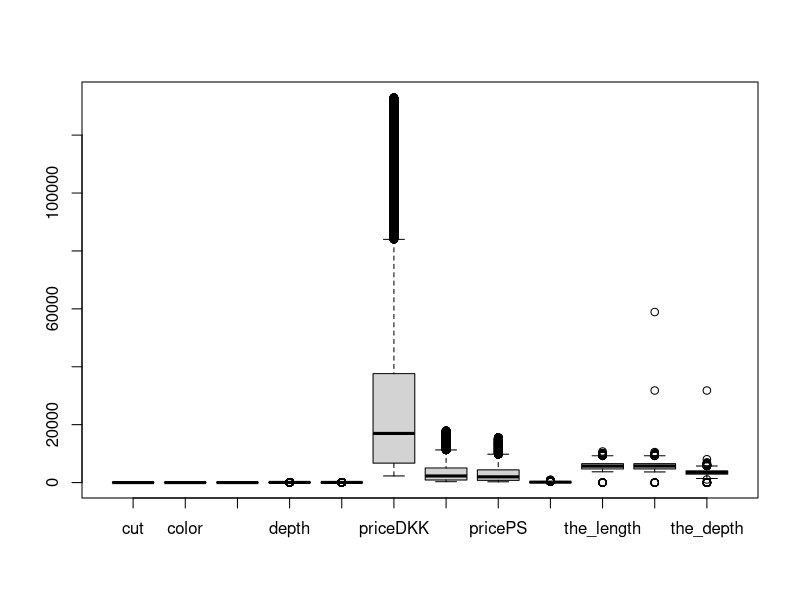
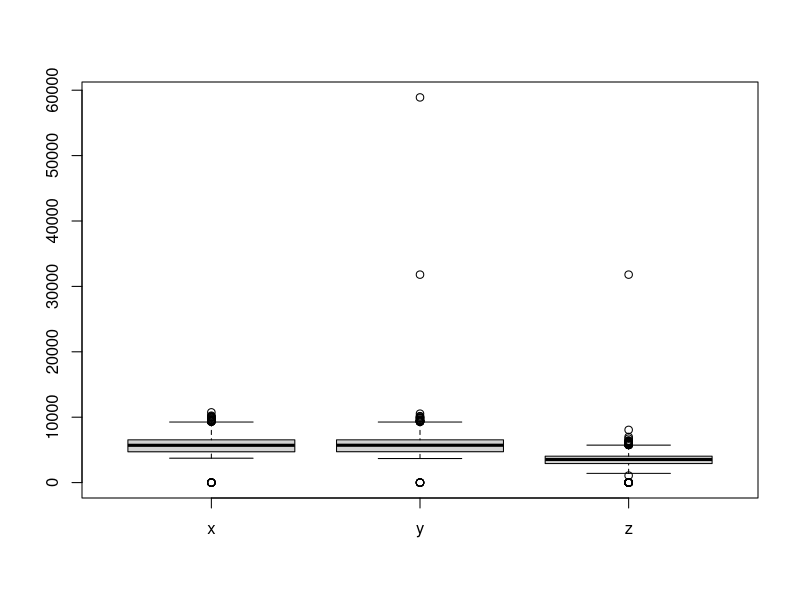
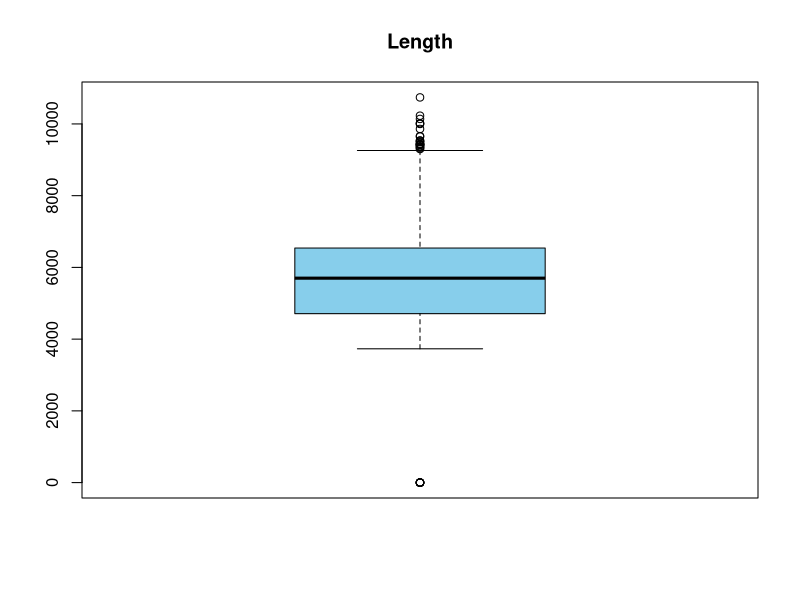
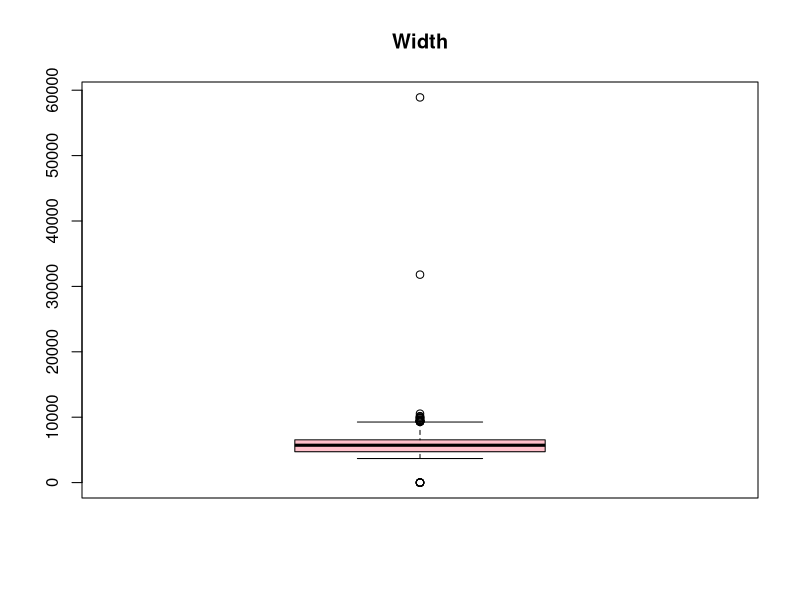
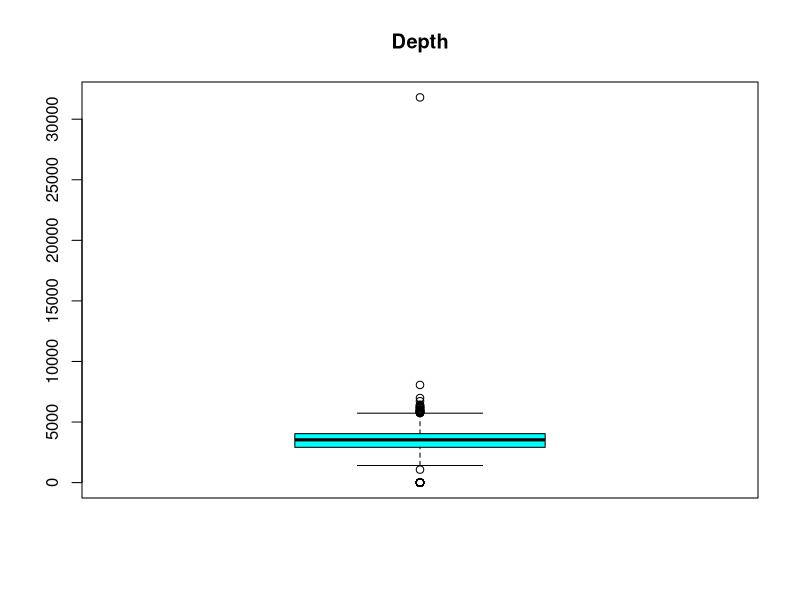
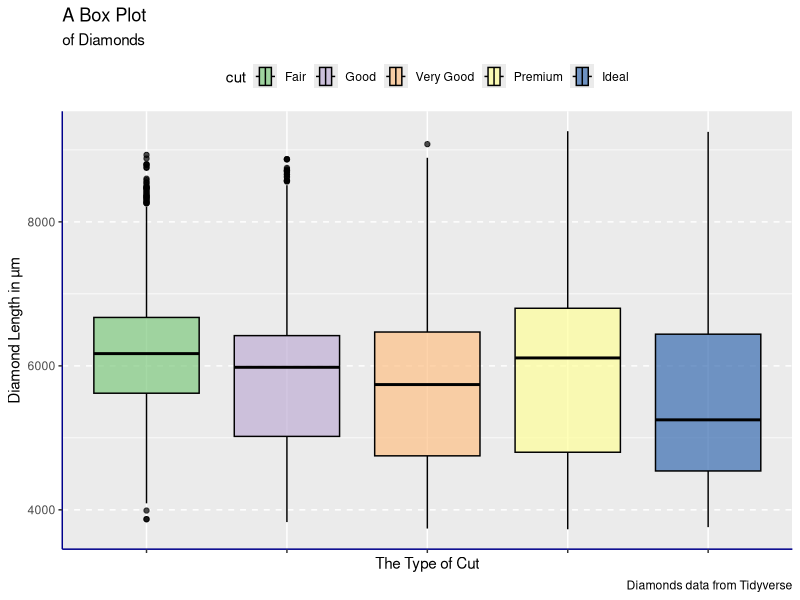
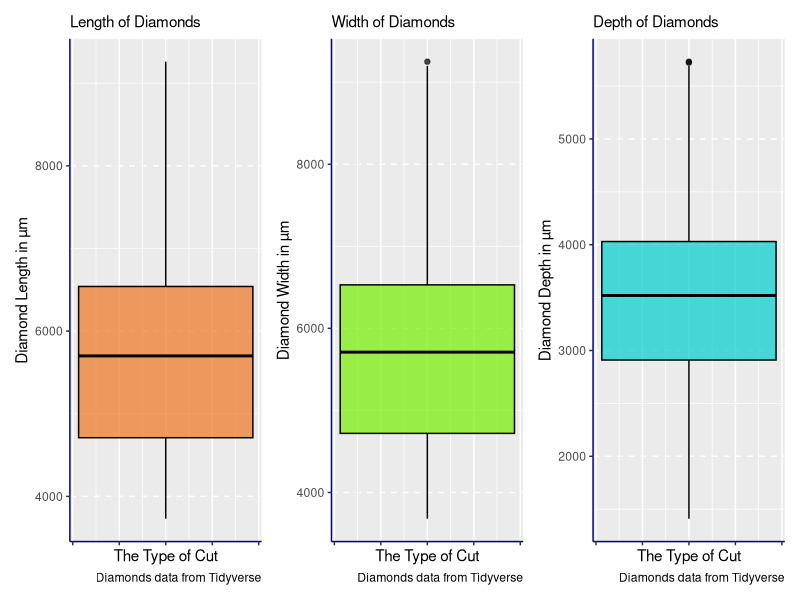

Source code (R) for these figures, in order: (Note: this script raises an error after producing the figures.)
#rm(list=ls())
#dev.off()

# setwd("C:/Users/Alessandro/Desktop/PIETRO/Università/3_Machine Learning and Data Mining/Exercises/02450Toolbox_R")

#---------------------
# Access the Libraries
#---------------------
library(tidyverse)
library(magrittr)
library(forcats)
library(patchwork)
library(ggplot2)
library(glmnet)
library(caret) # Package for Cross-Validation
library(rpart) # Package for decision tree
library(knitr)
library(kableExtra)
#source("setup.R") # Contained in the R_toolbox

#---------------------
# Functions
#---------------------

determine_outliers <- function(group) {
  
  # ----- See 5 quantiles. 
  q <- quantile(group, type = 2)
  cat("QUARTILES:\nThe five quartiles at\n 0%   25 %   50 %   75 %   100 % are:\n",
      q[1]," ", q[2]," ", q[3]," ",q[4]," ", q[5]," ","\n\n")
  
  # ----- See Percentiles. 
  d <- quantile(group, c(0.25, 0.75) , type = 2)
  cat("PERCENTILES:\n25%,  75%\n", d[1]," ", d[2], " ","\n\n")
  
  # ----- Calculate Interquartile Range. 
  that_iqr <- IQR(group, type = 2)
  cat("The interquartile range is :", that_iqr, "\n\n")
  
  
  Q <- quantile(group, probs=c(.25, .75), na.rm = FALSE)
  iqr <- IQR(group)
  
  # ----- Calculate Upper and Lower Limits
  # Anything beyond the upper and lower limit are outliers. 
  upper_limit <- Q[2] + 1.5*iqr 
  lower_limit <- Q[1] - 1.5*iqr 
  cat("The upper limit is: ",upper_limit, "\n")
  cat("The lower limit is: ",lower_limit, "\n")
}


#---------------------
# Load the Data 
#---------------------
data(diamonds)
?diamonds
  
#---------------------
# See the Data 
#---------------------
diamonds

#---------------------
# Transform the Data
#---------------------
# - price Conversion from USD($) to DKK, Euro & Pound Sterling(£)

diamonds_price <- diamonds %>%  
  mutate(
    priceDKK = price * 7.066874,
    priceEuro = round((price * 0.949312),1),
    pricePS = round((price * 0.824538), 1))

#- Remove the USD($) variable. 
diamonds_price <- diamonds_price %>% 
  select(-price)


#diamonds_price

# - carat conversion to milligrams in weight
diam_conv_weight <- diamonds_price %>% 
  mutate(carat_mg = carat * 200) 

# - Remove the carat variable. 
diam_milligram <- diam_conv_weight %>% 
  select(-carat)

#diam_milligram

# - X,Y,Z conversion from millimeters (mm) to micrometers(µm)
diamonds_conv <- diam_milligram %>% 
  mutate(the_length = x * 1000,
         the_width = y * 1000,
         the_depth = z * 1000) 

# - Remove the x,y and z variables. 
new_diamonds_data <- diamonds_conv %>% 
  select(- c(x,y,z))

new_diamonds_data

#---------------------
# Detect Outliers
#---------------------

# Quantile Finds the 25th and 75th Percentile of the data. 
# IQR Finds the interquartile range.
# Find the cut off ranges, beyond which all points are outliers. 
# Remove points beyond the ranges from the dataset. 

boxplot(new_diamonds_data)$out

boxplot(data.frame(x= new_diamonds_data$the_length,
                   y= new_diamonds_data$the_width,
                   z= new_diamonds_data$the_depth))
#---------------------
boxplot(c(x = new_diamonds_data$the_length), 
        col= "skyblue",
        family = "Avenir",
        main = "Length")


determine_outliers(new_diamonds_data$the_length)
# quantile(new_diamonds_data$the_length, probs=c(.25, .75), na.rm = FALSE)
# IQR(new_diamonds_data$the_length)
#---------------------

boxplot(c(x = new_diamonds_data$the_width), 
        col= "pink",
        main = "Width",  
        family = "Avenir")


determine_outliers(new_diamonds_data$the_width)
# quantile(new_diamonds_data$the_width, probs=c(.25, .75), na.rm = FALSE)
# IQR(new_diamonds_data$the_width)

#---------------------
boxplot(c(x = new_diamonds_data$the_depth), 
        col= "cyan",
        main = "Depth"
)


determine_outliers(new_diamonds_data$the_depth)
# quantile(new_diamonds_data$the_depth, probs=c(.25, .75), na.rm = FALSE)
# IQR(new_diamonds_data$the_depth)

#---------------------
# View Outliers
#---------------------

# Length : 
# The upper limit is:  9285 
# The lower limit is:  1965 

# Width:
# The upper limit is:  9270 
# The lower limit is:  1990 

# Depth : 
# The upper limit is:  5735 
# The lower limit is:  1215
#new_diamonds_data

# new_diamonds_data %>% filter (the_length > 9285)
# new_diamonds_data %>% filter (the_length < 1965)
# 
# new_diamonds_data %>% filter (the_width > 9270)
# new_diamonds_data %>% filter (the_width < 1990)
# 
# new_diamonds_data %>% filter (the_depth > 5735)
# new_diamonds_data %>% filter (the_depth < 1215)

#---------------------
# Remove Outliers
#---------------------
# Extract the part of the dataset between the upper and lower ranges leaving out the outliers.

clean_diamonds_data <- new_diamonds_data %>% 
  filter(the_length < 9285) %>%  # 53,916
  filter(the_length > 1965) %>%  # 53,908
  filter(the_width < 9270) %>%   # 53,896
  filter(the_width > 1990) %>%  
  filter(the_depth < 5735) %>%   # 53,892
  filter(the_depth > 1215)       # 53,879




clean_diamonds_data

clean_diamonds_data <- clean_diamonds_data %>% 
  mutate(cut = forcats::as_factor(cut),
         color = forcats::as_factor(color),
         clarity = forcats::as_factor(clarity))

#---------------------
# The Data Set  -->>>>
#---------------------

clean_diamonds_data

#---------------------
# The Data Set <<<---
#---------------------



#---------------------
# Data Visualisation
#---------------------
clean_diamonds_data  %>% 
  ggplot(mapping = aes(x = the_length, y = cut, fill = cut))+
  coord_flip() + 
  geom_boxplot(colour = "black", alpha = 0.7)+
  scale_fill_brewer(palette="Accent")+
  #facet_wrap(~ cut)+
  theme(
    legend.position = "top",
    axis.line = element_line(colour = "darkblue"),
    panel.grid.major.y = element_line(linetype = "dashed"),
    axis.text.x = element_blank())+
  labs(
    title = "A Box Plot",
    subtitle = "of Diamonds",
    x = "Diamond Length in µm",
    y = "The Type of Cut",
    caption = "Diamonds data from Tidyverse"
  )


a <- clean_diamonds_data  %>% 
  ggplot(mapping = aes(x = the_length))+
  coord_flip() + 
  geom_boxplot(colour = "black", fill = "chocolate2", alpha = 0.7)+
  scale_fill_brewer(palette="Accent")+
  theme(
    legend.position = "top",
    axis.line = element_line(colour = "darkblue"),
    panel.grid.major.y = element_line(linetype = "dashed"),
    axis.text.x = element_blank())+
  labs(
    #title = "A Box Plot",
    subtitle = "Length of Diamonds",
    x = "Diamond Length in µm",
    y = "The Type of Cut",
    caption = "Diamonds data from Tidyverse"
  )


b <- clean_diamonds_data  %>% 
  ggplot(mapping = aes(x = the_width))+
  coord_flip() + 
  geom_boxplot(colour = "black", fill = "chartreuse2", alpha = 0.7)+
  scale_fill_brewer(palette="Accent")+
  theme(
    legend.position = "top",
    axis.line = element_line(colour = "darkblue"),
    panel.grid.major.y = element_line(linetype = "dashed"),
    axis.text.x = element_blank())+
  labs(
    # title = "A Box Plot",
    subtitle = "Width of Diamonds",
    x = "Diamond Width in µm",
    y = "The Type of Cut",
    caption = "Diamonds data from Tidyverse"
  )

c <- clean_diamonds_data  %>% 
  ggplot(mapping = aes(x = the_depth))+
  coord_flip() + 
  geom_boxplot(colour = "black", fill = "cyan3",alpha = 0.7)+
  scale_fill_brewer(palette="Accent")+
  theme(
    legend.position = "top",
    axis.line = element_line(colour = "darkblue"),
    panel.grid.major.y = element_line(linetype = "dashed"),
    axis.text.x = element_blank())+
  labs(
    #title = "A Box Plot",
    subtitle = "Depth of Diamonds",
    x = "Diamond Depth in µm",
    y = "The Type of Cut",
    caption = "Diamonds data from Tidyverse"
  )

# ------ Show Collective plots 
a | b | c

#---------------------
# Q1
#---------------------

# Aim: predict the price based on (some) other attributes. 

clear_diamonds_data <- clean_diamonds_data %>% 
  select(-c(cut,color,clarity,priceDKK, priceEuro, pricePS))


clear_diamonds_data

# Create a mean of 0 and sd of 1. 
scale_diamonds_data <- scale(clear_diamonds_data, 
                             center = TRUE, 
                             scale = TRUE) %>% 
  as_tibble()


# Assuming you have two data frames: scaled_diamonds_data and clean_diamonds_data

# Combine the columns from both data frames
scaled_diamonds_data <- cbind(Price = clean_diamonds_data$pricePS, scale_diamonds_data)
scaled_diamonds_data
#---------------------
# Training the Model
#---------------------

# Percentage of data to allocate for training (e.g., 80%)
train_percent <- 0.8

# make the index vector for splitting the data 
train_indices <- caret::createDataPartition(scaled_diamonds_data$Price,
                                            p = train_percent, 
                                            list = FALSE)

# Create training and holdout (test) sets
train_data <- scaled_diamonds_data[train_indices, ]
test_data <- scaled_diamonds_data[-train_indices, ]
train_data
test_data

# ----------------------------------------------------------------
#                       Split Training and Test Data
# ----------------------------------------------------------------


# The Train Data Split
X_train <- train_data %>% 
  select(-Price)

head(X_train)

y_train <- train_data %>% 
  select(Price)

head(y_train)

# The Test Data - split

X_test <- test_data %>% 
  select(-Price)
head(X_test)


y_test <- test_data %>% 
  select(Price)

head(y_test)

# Fit a model - how does it look on the ttrainign data 

lm(y)


 
# ----------------------------------------------------------------
#                      The Optimal Lambda
# ----------------------------------------------------------------

# Create a matrix from your training data
# (because it doesn't work with tibble or data frame)
X_train_matrix <- as.matrix(X_train)
head(X_train_matrix)

y_train_matrix <- as.matrix(y_train)
head(y_train_matrix)


# Make a sequence of lambdas. 
lambda_seq <- 10^(-5:10)
lambda_seq

# Fit ridge regression with cross-validation to find optimal lambda
ridge_model <- cv.glmnet(X_train_matrix, y_train_matrix, 
                         alpha = 0, 
                         lambda = lambda_seq, 
                         nfolds = 10, 
)  # alpha = 0 for ridge

# Print the cross-validation error
cat("The cross-validation error:")
print(ridge_model$cvm)

optimal_lambda <- ridge_model$lambda.min
cat("The optimal lambda is:", optimal_lambda)

# ----------------------------------------------------------------
#                        Visualisation
# ----------------------------------------------------------------

frame <- data.frame(broom::tidy(ridge_model))
frame


ggplot(data = frame, 
       mapping = aes(x = lambda, y = estimate, col = estimate))+
  geom_point(mapping = aes(x = log(lambda)))+
  geom_line(mapping = aes(x = log(lambda)))+
  labs(
    title = "K-Fold Cross Validation (K = 10)",
    subtitle = "Generalisation Error for different values of Lambda",
    x = "Log \U0003bb",
    y = "Mean Squared Error(estimate)",
    family = "Avenir",
    caption = "Mean Square Error | Cross-Validation Errors
    for different values of Lambda"
  )+
  theme_minimal()+
  theme(
    panel.border = element_rect(colour = "darkblue", fill=NA, size=1)
  )

# ----------------------------------------------------------------
#                        Predictions 
# ----------------------------------------------------------------

# Fit the model with the optimal lambda
L2_Regularisation_Ridge_Regression_model <- glmnet(X_train_matrix, y_train_matrix, alpha = 0, lambda = optimal_lambda)
L2_Regularisation_Ridge_Regression_model

broom::glance(L2_Regularisation_Ridge_Regression_model)
broom::tidy(L2_Regularisation_Ridge_Regression_model)

# Prepare the test data
X_test_matrix <- as.matrix(X_test)
y_test_matrix <- as.matrix(y_test)

# Use the fitted model to make predictions on the test data
predictions <- predict(L2_Regularisation_Ridge_Regression_model, 
                       s = optimal_lambda, 
                       newx = X_test_matrix)

# predictions are also known as *yhat
predictions


# Calculate RMS Error on the test data
rmse <- sqrt(mean((predictions - y_test_matrix)^2))
cat("RMSE on the test data:", rmse, "\n")

# mean of the actual target values
y_mean <- mean(y_test_matrix)
y_mean

# Calculate the total sum of squares (TSS)
tss <- sum((y_test_matrix - y_mean)^2)
tss

# Calculate the residual sum of squares (RSS)
rss <- sum((y_test_matrix - predictions)^2)
rss

# Calculate the R-squared (coefficient of determination)
rsquared <- 1 - (rss / tss)
cat("R-squared (Coefficient of Determination):", rsquared, "\n")

################################
# -------  Question 2 ---------
################################
# * In the report. 


################################
# -------  Question 3 ---------
################################


################################
# -------  Question 4 ---------
################################



################################
# -------  Question 5 ---------
################################



################################################################################
# -----  Classification  -------------------------------------------------------
################################################################################

rm(diam_conv_weight,diam_milligram,diamonds_conv,diamonds_price,new_diamonds_data)

summary(clean_diamonds_data$cut) # This has all outliers removed.
head(clean_diamonds_data)
# (30.10.2023)

summary(clean_diamonds_data$cut == 'Ideal')
(percentage_of_Ideal <- sum(clean_diamonds_data$cut == 'Ideal')/length(diamonds$cut))

y <- as.numeric(clean_diamonds_data$cut == 'Ideal')
X <- as.data.frame(clean_diamonds_data[,c(4:6,9:12)])

# CHOOSE AN OPTION AMONG 1, 2 AND 3: ###########

# 1) Linear model
attributeNames <- colnames(X)

# Classification tree
classNames <- c("Non-Ideal","Ideal")
classassignments <- classNames[y + 1]
(fmla <- as.formula(paste("y ~ ", paste(attributeNames, collapse = "+"))))

# END OF THE CHOICE #############################

head(X)

N <- as.numeric(dim(X)[1])
M <- as.numeric(dim(X)[2])

###################################
# -------  Question 2 & 3 ---------
###################################

# K-folds cross-validation ######################

# Create cross-validation partition for evaluation of performance of optimal model
K <- 4
KK <- 6 # nr. of Inner loops # Use 10-fold cross-validation to estimate optimal value of lambda

# Values of lambda
lambda_tmp <- 10^(-5:-2)
cp_tmp <- c(0.05,0.01,0.005,0.001)
T <- length(lambda_tmp) # nr. of tested lambda

# Set seed for reproducibility
set.seed(4321)

CV <- list()
CV$which <- createFolds(y, k = K, list = F)

# Set up vectors that will store sizes of training and test sizes
CV$TrainSize <- c()
CV$TestSize <- c()

# Initialize variables
Error_train2 <- matrix(rep(NA, times = T * KK), nrow = T)
Error_test2 <- matrix(rep(NA, times = T * KK), nrow = T)
Error_train2_tree <- matrix(rep(NA, times = T * KK), nrow = T)
Error_test2_tree <- matrix(rep(NA, times = T * KK), nrow = T)
lambda_opt <- rep(NA, K)
cp_opt <- rep(NA, K)
mu <- matrix(rep(NA, times = M * K), nrow = K)
sigma <- matrix(rep(NA, times = M * K), nrow = K)
Error_train_rlr <- rep(1, K) # Rate error of the regularized logistic regression
Error_test_rlr <- rep(1, K)
Error_train <- rep(1, K) # Rate error of the non-regularized logistic regression
Error_test <- rep(1, K)
Error_train_nofeatures <- rep(1, K) # Rate error of the baseline
Error_test_nofeatures <- rep(1, K)
Error_train_tree <- rep(1, K) # Rate error of the classification tree
Error_test_tree <- rep(1, K)

for (k in 1:K) {
  print(paste("Crossvalidation fold ", k, "/", K, sep = ""))
  
  # Extract the training and test set
  X_train <- X[CV$which != k, ]
  y_train <- y[CV$which != k]
  X_test <- X[CV$which == k, ]
  y_test <- y[CV$which == k]
  CV$TrainSize[k] <- length(y_train)
  CV$TestSize[k] <- length(y_test)
  
  CV2 <- list()
  CV2$which <- createFolds(y_train, k = KK, list = F)
  CV2$TrainSize <- c()
  CV2$TestSize <- c()
  
  
  for (kk in 1:KK) {
    X_train2 <- X_train[CV2$which != kk, ]
    y_train2 <- y_train[CV2$which != kk]
    X_test2 <- X_train[CV2$which == kk, ]
    y_test2 <- y_train[CV2$which == kk]
    fmla2 <- as.formula(paste("y_train2 ~ ", paste(attributeNames, collapse = "+")))
    
    mu2 <- colMeans(X_train2[,1:M])
    sigma2 <- apply(X_train2[,1:M], 2, sd)
    
    X_train2[,1:M] <- scale(X_train2[,1:M], mu2, sigma2)
    X_test2[,1:M] <- scale(X_test2[,1:M], mu2, sigma2)
    
    CV2$TrainSize[kk] <- length(y_train2)
    CV2$TestSize[kk] <- length(y_test2)
    
    mdl <- glmnet(X_train2, y_train2, family = "binomial", alpha = 0,
                  lambda = lambda_tmp,intercept=T)
    
    for (t in 1:T) {
      y_train2 <- as.character(y_train2)
      tree <- rpart(fmla2, data = X_train2,
                    control = rpart.control(minsplit = 100, minbucket = 1, cp = cp_tmp[t]),
                    parms = list(split = "gini"), method = "class")
      y_train2 <- as.numeric(y_train2)
      y_train_tree <- as.numeric(predict(tree, newdata=X_train2)[,2]>0.5)
      y_test_tree <- as.numeric(predict(tree, newdata=X_test2)[,2]>0.5)
      
      Error_train2_tree[t, kk] <- sum(y_train_tree != y_train2) / length(y_train2)
      Error_test2_tree[t, kk] <- sum(y_test_tree != y_test2) / length(y_test2)
      
      # Predict labels for both sets for current regularization strength
      y_train_est <- predict(mdl, newx=as.matrix(X_train2), type = "class",
                             s = lambda_tmp[t])
      y_test_est <- predict(mdl, newx=as.matrix(X_test2), type = "class",
                            s = lambda_tmp[t])
      
      # Determine training and test set error
      Error_train2[t, kk] <- sum(y_train_est != y_train2) / length(y_train2)
      Error_test2[t, kk] <- sum(y_test_est != y_test2) / length(y_test2)
    }
  }
  # Select optimal value of lambda
  ind_opt <- which.min(apply(Error_test2, 1, sum) / sum(CV2$TestSize))
  lambda_opt[k] <- lambda_tmp[ind_opt]
  
  ind_opt_tree <- which.min(apply(Error_test2_tree, 1, sum) / sum(CV2$TestSize))
  cp_opt[k] <- cp_tmp[ind_opt_tree]
  
  # Standardize outer fold based on training set, and save the mean and standard
  # deviations since they're part of the model (they would be needed for
  # making new predictions) - for brevity we won't always store these in the scripts
  mu[k, ] <- colMeans(X_train[,1:M])
  sigma[k, ] <- apply(X_train[,1:M], 2, sd)
  
  X_train[,1:M] <- scale(X_train[,1:M], mu[k, ], sigma[k, ])
  X_test[,1:M] <- scale(X_test[,1:M], mu[k, ], sigma[k, ])
  
  ### tree ###
  fmla1 <- as.formula(paste("y_train ~ ", paste(attributeNames, collapse = "+")))
  y_train <- as.character(y_train)
  tree <- rpart(fmla1, data = X_train,
                control = rpart.control(minsplit = 100, minbucket = 1, cp = cp_opt[k]),
                parms = list(split = "gini"), method = "class")
  y_train <- as.numeric(y_train)
  y_train_est <- as.numeric(predict(tree, newdata=X_train)[,2]>0.5)
  y_test_est <- as.numeric(predict(tree, newdata=X_test)[,2]>0.5)
  
  Error_train_tree[k] <- sum(y_train_est != y_train) / length(y_train)
  Error_test_tree[k] <- sum(y_test_est != y_test) / length(y_test)
  
  if (k == 1) mdl_tree <- tree
  if (k != 1){
    if (Error_test_tree[k] == min(Error_test_tree)){
      mdl_tree <- tree
      print("tree")
    }
  }
  
  ### end of tree ###
  
  ### regularized logistic regression ###
  # Estimate w for the optimal value of lambda
  mdl <- glmnet(X_train, y_train, family = "binomial", alpha = 0,
                lambda = lambda_opt[k], intercept=T)
  
  y_train_est <- predict(mdl, newx=as.matrix(X_train), type = "class",
                         s = lambda_opt[k])
  y_test_est <- predict(mdl, newx=as.matrix(X_test), type = "class",
                        s = lambda_opt[k])
  
  # evaluate training and test error performance for optimal selected value of lambda
  Error_train_rlr[k] <- sum(y_train_est != y_train) / length(y_train)
  Error_test_rlr[k] <- sum(y_test_est != y_test) / length(y_test)
  
  if (k == 1) mdl_lr <- mdl
  if (k != 1){
    if (Error_test_rlr[k] == min(Error_test_rlr)){
      mdl_lr <- mdl
      y_lr <- y_test_est
      print("lr")
    }
  }
  ### end of regularized logistic regression ###
  
  # Compute squared error without regularization

  mdl <- glmnet(X_train, y_train, family = "binomial", alpha = 0,
                lambda = 1e-10, intercept=T)
  
  y_train_est <- predict(mdl, newx=as.matrix(X_train), type = "class", s = 1e-10)
  y_test_est <- predict(mdl, newx=as.matrix(X_test), type = "class", s = 1e-10)
  
  Error_train[k] <- sum(y_train_est != y_train) / length(y_train)
  Error_test[k] <- sum(y_test_est != y_test) / length(y_test)
  
  Error_train_nofeatures[k] <- sum(y_train != 0) / length(y_train)
  Error_test_nofeatures[k] <- sum(y_test != 0) / length(y_test)
}

(Results <- as.data.frame(matrix(c(1:K,
                                   round(Error_test_nofeatures*100,digits = 2),
                                   lambda_opt,
                                   round(Error_test_rlr*100,digits=2),
                                   cp_opt,
                                   round(Error_test_tree*100,digits=2)),
                                 nrow=K,byrow=F)))
ind_lr <- 2
ind_tree <- 1

# EXPLANATION OF (1): Classification errors of models with and without regularization are the same
# because the dataset has a large number of observations but the model has only 8 parameters
# to be estimated. Regularization improves the model particularly when it is overfitted, and
# it happens when observations are few wrt parameters to be estimated

plot(log(lambda_tmp), log(apply(Error_train2, 1, sum) / sum(CV2$TrainSize)),
     xlab = "log(lambda)", ylab = "log(Error)",
     main = paste0("Optimal lambda: 1e", log10(lambda_opt[k]))
)

lines(log(lambda_tmp), log(apply(Error_train2, 1, sum) / sum(CV2$TrainSize)))
plot(log(lambda_tmp), log(apply(Error_test2, 1, sum) / sum(CV2$TestSize)), col = "red")
lines(log(lambda_tmp), log(apply(Error_test2, 1, sum) / sum(CV2$TestSize)), col = "red")

legend("bottomright", legend = c("Training", "Test"), col = c("black", "red"), lty = 1)

#######################################################################
# QUADRATIC MODEL APPLIED TO THE PRINCIPAL COMPONENTS #################
#######################################################################

y <- as.numeric(clean_diamonds_data$cut == 'Ideal')
X <- as.data.frame(clean_diamonds_data[,c(4:6,9:12)])

# Quadratic model applied to data projected onto the first four principal components
stds <- apply(X, 2, sd)
X <- t(apply(X, 1, "-", colMeans(X)))
X <- t(apply(X, 1, "*", 1 / stds))
X <- as.data.frame(X)
S <- svd(X)
X <- as.data.frame(S$u %*% diag(S$d))
X <- X[,1:4]
X <- transform(X,
               V1_2 = V1^2,
               V2_2 = V2^2,
               V3_2 = V3^2,
               V4_2 = V4^2,
               V1_V2 = V1*V2,
               V1_V3 = V1*V3,
               V1_V4 = V1*V4,
               V2_V3 = V2*V3,
               V2_V4 = V2*V4,
               V3_V4 = V3*V4
)
rm(S)

head(X)

N <- as.numeric(dim(X)[1])
M <- as.numeric(dim(X)[2])

# K-folds cross-validation based on the number of folds and tempted lambdas of before

CV <- list()
CV$which <- createFolds(y, k = K, list = F)

# Set up vectors that will store sizes of training and test sizes
CV$TrainSize <- c()
CV$TestSize <- c()

# Initialize variables
Error_train2 <- matrix(rep(NA, times = T * KK), nrow = T)
Error_test2 <- matrix(rep(NA, times = T * KK), nrow = T)
lambda_opt_PCA <- rep(NA, K)
mu_PCA <- matrix(rep(NA, times = M * K), nrow = K)
sigma_PCA <- matrix(rep(NA, times = M * K), nrow = K)
Error_train_PCA <- rep(1, K) # Rate error of the regularized logistic regression
Error_test_PCA <- rep(1, K)

for (k in 1:K) {
  print(paste("Crossvalidation fold ", k, "/", K, sep = ""))
  
  # Extract the training and test set
  X_train <- X[CV$which != k, ]
  y_train <- y[CV$which != k]
  X_test <- X[CV$which == k, ]
  y_test <- y[CV$which == k]
  CV$TrainSize[k] <- length(y_train)
  CV$TestSize[k] <- length(y_test)
  
  CV2 <- list()
  CV2$which <- createFolds(y_train, k = KK, list = F)
  CV2$TrainSize <- c()
  CV2$TestSize <- c()
  
  
  for (kk in 1:KK) {
    X_train2 <- X_train[CV2$which != kk, ]
    y_train2 <- y_train[CV2$which != kk]
    X_test2 <- X_train[CV2$which == kk, ]
    y_test2 <- y_train[CV2$which == kk]
    
    mu2 <- colMeans(X_train2[,1:M])
    sigma2 <- apply(X_train2[,1:M], 2, sd)
    
    X_train2[,1:M] <- scale(X_train2[,1:M], mu2, sigma2)
    X_test2[,1:M] <- scale(X_test2[,1:M], mu2, sigma2)
    
    CV2$TrainSize[kk] <- length(y_train2)
    CV2$TestSize[kk] <- length(y_test2)
    
    mdl <- glmnet(X_train2, y_train2, family = "binomial", alpha = 0,
                  lambda = lambda_tmp,intercept=T)
    
    for (t in 1:T) {
      # Predict labels for both sets for current regularization strength
      y_train_est <- predict(mdl, newx=as.matrix(X_train2), type = "class",
                             s = lambda_tmp[t])
      y_test_est <- predict(mdl, newx=as.matrix(X_test2), type = "class",
                            s = lambda_tmp[t])
      
      # Determine training and test set error
      Error_train2[t, kk] <- sum(y_train_est != y_train2) / length(y_train2)
      Error_test2[t, kk] <- sum(y_test_est != y_test2) / length(y_test2)
    }
  }
  # Select optimal value of lambda
  ind_opt <- which.min(apply(Error_test2, 1, sum) / sum(CV2$TestSize))
  lambda_opt_PCA[k] <- lambda_tmp[ind_opt]
  
  # Standardize outer fold based on training set, and save the mean and standard
  # deviations since they're part of the model (they would be needed for
  # making new predictions) - for brevity we won't always store these in the scripts
  mu_PCA[k, ] <- colMeans(X_train[,1:M])
  sigma_PCA[k, ] <- apply(X_train[,1:M], 2, sd)
  
  X_train[,1:M] <- scale(X_train[,1:M], mu_PCA[k, ], sigma_PCA[k, ])
  X_test[,1:M] <- scale(X_test[,1:M], mu_PCA[k, ], sigma_PCA[k, ])
  
  ### regularized logistic regression ###
  # Estimate w for the optimal value of lambda
  mdl <- glmnet(X_train, y_train, family = "binomial", alpha = 0,
                lambda = lambda_opt_PCA[k], intercept=T)
  
  y_train_est <- predict(mdl, newx=as.matrix(X_train), type = "class",
                         s = lambda_opt_PCA[k])
  y_test_est <- predict(mdl, newx=as.matrix(X_test), type = "class",
                        s = lambda_opt_PCA[k])
  
  print(length(y_test_est))
  
  # evaluate training and test error performance for optimal selected value of lambda
  Error_train_PCA[k] <- sum(y_train_est != y_train) / length(y_train)
  Error_test_PCA[k] <- sum(y_test_est != y_test) / length(y_test)
  
  if (k == 1) mdl_PCA <- mdl
  if (k != 1) {
    if (Error_test_PCA[k] == min(Error_test_PCA)){
      mdl_PCA <- mdl
      print("PCA")
    }
  }
  ### end of regularized logistic regression ###
}

(Results <- as.data.frame(matrix(c(1:K,
                                   round(Error_test_nofeatures*100,digits = 2),
                                   lambda_opt,
                                   round(Error_test_rlr*100,digits=2),
                                   lambda_opt_PCA,
                                   round(Error_test_PCA*100,digits=2),
                                   cp_opt,
                                   round(Error_test_tree*100,digits=2)),
                                 nrow=K,byrow=F)))
# Consider the unbalances of the dataset

# resultNames1 <- c("i","$E_i^{test}$ [%]","$olambda_i$","$E_i^{test}$ [%]",
#                   "$olambda_i$","$E_i^{test}$ [%]","$c_{P,i}^{*}$","$E_i^{test}$ [%]")
kable(Results, format = "latex", booktabs = T) %>%
  add_header_above(c("Outer fold" = 1, "Base-Line" = 1, "Logistic Regression (Linear)" = 2, "Logistic Regression (Quadratic)" = 2, "Decision Tree" = 2))
ind_PCA <- 1
# Page 216 of the book: why we cannot average the errors
# Use y_lr, y_tree and y_PCA, with y_base = 0, to compute statistics

################################
# -------  Question 4 ---------
################################

# Apply each model to the entire dataset:

y_base <- rep(0,N)

X <- as.data.frame(clean_diamonds_data[,c(4:6,9:12)])
X <- as.data.frame(scale(X, mu[ind_lr, ], sigma[ind_lr, ]))
y_lr <- as.numeric(predict(mdl_lr, newx=as.matrix(X), type = "class", s = lambda_opt[ind_lr]))

X <- as.data.frame(clean_diamonds_data[,c(4:6,9:12)])
X <- as.data.frame(scale(X, mu[ind_tree, ], sigma[ind_tree, ]))
y_tree <- as.numeric(predict(mdl_tree, newdata=X)[,2]>0.5)

par(mfrow=c(1,1), xpd = NA)
plot(mdl_tree)
text(mdl_tree)

X <- as.data.frame(clean_diamonds_data[,c(4:6,9:12)])
stds <- apply(X, 2, sd)
X <- t(apply(X, 1, "-", colMeans(X)))
X <- t(apply(X, 1, "*", 1 / stds))
X <- as.data.frame(X)
S <- svd(X)
X <- as.data.frame(S$u %*% diag(S$d))
X <- X[,1:4]
X <- transform(X,
               V1_2 = V1^2,
               V2_2 = V2^2,
               V3_2 = V3^2,
               V4_2 = V4^2,
               V1_V2 = V1*V2,
               V1_V3 = V1*V3,
               V1_V4 = V1*V4,
               V2_V3 = V2*V3,
               V2_V4 = V2*V4,
               V3_V4 = V3*V4
)
rm(S)
X <- as.data.frame(scale(X, mu_PCA[ind_PCA, ], sigma_PCA[ind_PCA, ]))
y_PCA <- as.numeric(predict(mdl_PCA, newx=as.matrix(X), type = "class", s = 1e-05))

# Setup I: McNemar test

alpha <- 0.05
rt_bl <- mcnemar(y, y_base, y_lr, alpha = alpha)
rt_bt <- mcnemar(y, y_base, y_tree, alpha = alpha)
rt_bp <- mcnemar(y, y_base, y_PCA, alpha = alpha)
rt_lt <- mcnemar(y, y_lr, y_tree, alpha = alpha)
rt_lp <- mcnemar(y, y_lr, y_PCA, alpha = alpha)
rt_tp <- mcnemar(y, y_tree, y_PCA, alpha = alpha)

# p-value is always 0 because the data-set is very large and p-value formula
# has a N at the denominator. It seems that the tree and the PCA are the
# closest models

################################
# -------  Question 5 ---------
################################

mdl_lr$a0
mdl_lr$beta

# table and length have a larger weight wrt the other attributes

################################################################
# APPENDIX
################################################################
Z <- transform(Z,
               V1_2 = V1^2,
               V2_2 = V2^2,
               V3_2 = V3^2,
               V4_2 = V4^2,
               V1_3 = V1^3,
               V2_3 = V2^3,
               V3_3 = V3^3,
               V4_3 = V4^3,
               V1_V2 = V1*V2,
               V1_V3 = V1*V3,
               V1_V4 = V1*V4,
               V1_2_V2 = V1^2*V2,
               V1_V2_2 = V1*V2^2,
               V1_2_V3 = V1^2*V3,
               V1_V3_2 = V1*V3^2,
               V1_2_V4 = V1^2*V4,
               V1_V4_2 = V1*V4^2,
               V2_V3 = V2*V3,
               V2_V4 = V2*V4,
               V2_2_V3 = V2^2*V3,
               V2_V3_2 = V2*V3^2,
               V2_2_V4 = V2^2*V4,
               V2_V4_2 = V2*V4^2,
               V3_V4 = V3*V4,
               V3_2_V4 = V3^2*V4,
               V3_V4_2 = V3*V4^2
)
